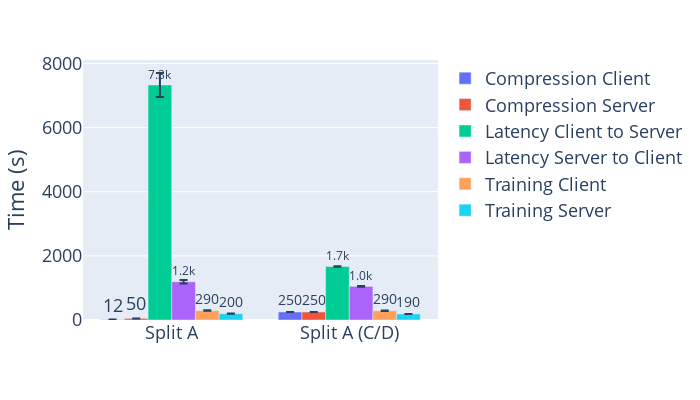

Source (notebook cell):
### Code cell
df_summary_time_breakdown = df_summary[df_summary['architecture_choice'] == 1].copy()
good_name_cd_method = {
    'no_compression': 'Split A',
    'zstd': 'Split A (C/D)'
}
df_summary_time_breakdown['cd_method'] = df_summary_time_breakdown['cd_method'].map(good_name_cd_method)

fig = nice_plot_multi_columns(
    df_summary_time_breakdown,
    x_axis='cd_method',
    y_axiss=['time_client_training', 
             'time_server_training', 
             'time_client_compression_decompression', 
             'time_server_compression_decompression',
             'time_communication_server_to_client', 
             'time_communication_client_to_server'],
    plot_type='bar',
    x_axis_title = '',
    y_axis_title = 'Time (s)',
    legend_names = {
        'time_client_training': 'Training Client',
        'time_server_training': 'Training Server',
        'time_client_compression_decompression': 'Compression Client',
        'time_server_compression_decompression': 'Compression Server',
        'time_communication_server_to_client': 'Latency Server to Client',
        'time_communication_client_to_server': 'Latency Client to Server'
    }
)

# stacked bar plot
fig.update_layout(
    barmode='group',
    legend={'traceorder':'normal'},
    width=700,
    height=400,
    )



# show number (pretty notation) inside bar
for trace in fig.data:
    trace.text = trace.y
    trace.textposition = 'outside'
    trace.texttemplate = '%{text:.2s}'


fig.show()

fig.write_image("figures/time_breakdown_compression.pdf")

### Figure 1 — Plotly figure (JSON) as saved in the notebook; plotly's stock layout.template omitted (floating-point values rounded to 4 significant figures)
{"data": [{"alignmentgroup": "True", "error_y": {"array": [0.392, 3.515]}, "hovertemplate": "Legend=Compression Client<br>cd_method=%{x}<br>value_mean=%{y}<extra></extra>", "legendgroup": "Compression Client", "marker": {"color": "#636efa", "pattern": {"shape": ""}}, "name": "Compression Client", "offsetgroup": "Compression Client", "orientation": "v", "showlegend": true, "text": [11.57, 249.6], "textposition": "outside", "texttemplate": "%{text:.2s}", "type": "bar", "x": ["Split A", "Split A (C/D)"], "xaxis": "x", "y": [11.57, 249.6], "yaxis": "y"}, {"alignmentgroup": "True", "error_y": {"array": [0.7419, 1.683]}, "hovertemplate": "Legend=Compression Server<br>cd_method=%{x}<br>value_mean=%{y}<extra></extra>", "legendgroup": "Compression Server", "marker": {"color": "#EF553B", "pattern": {"shape": ""}}, "name": "Compression Server", "offsetgroup": "Compression Server", "orientation": "v", "showlegend": true, "text": [49.81, 249.8], "textposition": "outside", "texttemplate": "%{text:.2s}", "type": "bar", "x": ["Split A", "Split A (C/D)"], "xaxis": "x", "y": [49.81, 249.8], "yaxis": "y"}, {"alignmentgroup": "True", "error_y": {"array": [374.0, 5.893]}, "hovertemplate": "Legend=Latency Client to Server<br>cd_method=%{x}<br>value_mean=%{y}<extra></extra>", "legendgroup": "Latency Client to Server", "marker": {"color": "#00cc96", "pattern": {"shape": ""}}, "name": "Latency Client to Server", "offsetgroup": "Latency Client to Server", "orientation": "v", "showlegend": true, "text": [7328.0, 1669.0], "textposition": "outside", "texttemplate": "%{text:.2s}", "type": "bar", "x": ["Split A", "Split A (C/D)"], "xaxis": "x", "y": [7328.0, 1669.0], "yaxis": "y"}, {"alignmentgroup": "True", "error_y": {"array": [55.74, 10.97]}, "hovertemplate": "Legend=Latency Server to Client<br>cd_method=%{x}<br>value_mean=%{y}<extra></extra>", "legendgroup": "Latency Server to Client", "marker": {"color": "#ab63fa", "pattern": {"shape": ""}}, "name": "Latency Server to Client", "offsetgroup": "Latency Server to Client", "orientation": "v", "showlegend": true, "text": [1194.0, 1050.0], "textposition": "outside", "texttemplate": "%{text:.2s}", "type": "bar", "x": ["Split A", "Split A (C/D)"], "xaxis": "x", "y": [1194.0, 1050.0], "yaxis": "y"}, {"alignmentgroup": "True", "error_y": {"array": [8.302, 5.046]}, "hovertemplate": "Legend=Training Client<br>cd_method=%{x}<br>value_mean=%{y}<extra></extra>", "legendgroup": "Training Client", "marker": {"color": "#FFA15A", "pattern": {"shape": ""}}, "name": "Training Client", "offsetgroup": "Training Client", "orientation": "v", "showlegend": true, "text": [293.5, 288.8], "textposition": "outside", "texttemplate": "%{text:.2s}", "type": "bar", "x": ["Split A", "Split A (C/D)"], "xaxis": "x", "y": [293.5, 288.8], "yaxis": "y"}, {"alignmentgroup": "True", "error_y": {"array": [5.65, 0.6485]}, "hovertemplate": "Legend=Training Server<br>cd_method=%{x}<br>value_mean=%{y}<extra></extra>", "legendgroup": "Training Server", "marker": {"color": "#19d3f3", "pattern": {"shape": ""}}, "name": "Training Server", "offsetgroup": "Training Server", "orientation": "v", "showlegend": true, "text": [197.5, 190.3], "textposition": "outside", "texttemplate": "%{text:.2s}", "type": "bar", "x": ["Split A", "Split A (C/D)"], "xaxis": "x", "y": [197.5, 190.3], "yaxis": "y"}], "layout": {"barmode": "group", "font": {"size": 18}, "height": 400, "hovermode": "x", "legend": {"title": {}, "tracegroupgap": 0, "traceorder": "normal"}, "margin": {"t": 60}, "width": 700, "xaxis": {"anchor": "y", "domain": [0, 1], "title": {"text": ""}}, "yaxis": {"anchor": "x", "domain": [0, 1], "title": {"text": "Time (s)"}}}}
